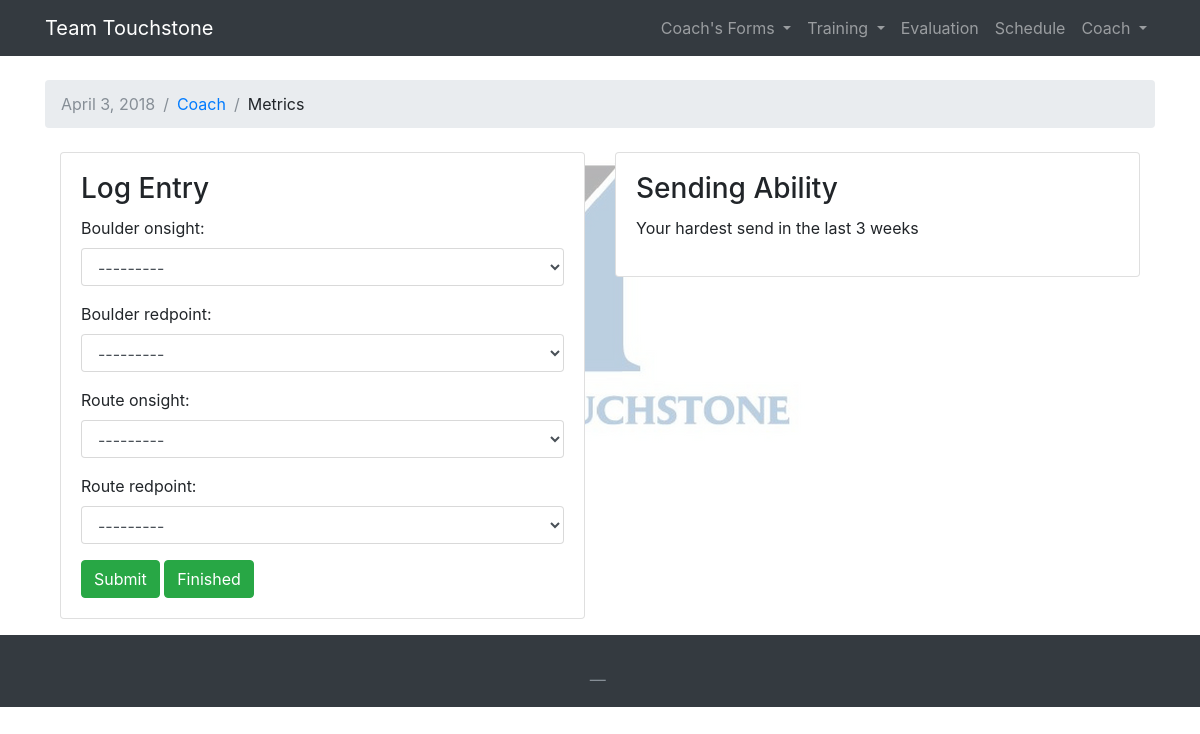
Page /metrics/evaluation/ (signed in) on the committed database.
### training/models.py (models this page shows, shortened)
class Athlete(models.Model):
    user = models.OneToOneField(User, on_delete=models.CASCADE)
    birthdate = models.DateField(null=True, blank=True)
    height = models.IntegerField(null=True, blank=True)
    wingspan = models.IntegerField(null=True, blank=True)
    ape_index = models.IntegerField(null=True, blank=True)
    weight = models.IntegerField(null=True, blank=True)
    guardian1 = models.CharField(max_length=50, blank=True)
    guardian1_email = models.EmailField(max_length=75, blank=True)
    guardian2 = models.CharField(max_length=50, blank=True)
    guardian2_email = models.EmailField(max_length=75, blank=True)
    eval_date = models.DateField(null=True, blank=True)

### metrics/models.py (models this page shows, shortened)
class MetricDescription(models.Model):
    metric = models.CharField(max_length=100)
    description = models.CharField(max_length=500)

### metrics/views.py (the view)
def evaluation(request):
    athlete = get_user(request)
    if request.session.get('standard_eval')== None:
        request.session['standard_eval'] = STANDARD_EVAL
        eval_form = request.session.get('standard_eval')[0]
    elif len(request.session['standard_eval']) >1:
        eval_form = request.session.get('standard_eval')[0]
    else:
        request.session['standard_eval'] = None
        return redirect('eval_summary')
    if request.method == 'POST':
        form =FORM_DICT[eval_form](request.POST)
        if form.is_valid():
            metric_test = form.save(commit=False)
            session, created = Session.objects.get_or_create(sessionDate=DATE,
                athlete=athlete)
            metrictest, created = MetricTest.objects.get_or_create(session=session)
            print(metrictest)
            metric_test.test = metrictest
            metric_test.save()
            eval_form = []
            request.session['standard_eval']= list(request.session['standard_eval'][1:])
            return redirect('evaluation')
    else:
        form = FORM_DICT[eval_form]()
        metric_description = MetricDescription.objects.get(metric=eval_form)
    return render(request, 'metrics/metrics.html', {'athlete': athlete, 'date': DATE, 'form': form, 'metricdescription': metric_description})

### metrics/forms.py
class CurrentSendForm(forms.ModelForm):
    class Meta:
        model = SendingLevel
        fields = ['boulder_onsight', 'boulder_redpoint', 'route_onsight', 'route_redpoint']

### metrics/views.py (called while the page is built)
def get_user(request):
    pk = request.user.pk
    athlete = get_object_or_404(Athlete, user__pk=pk)
    return athlete

### templates/metrics/metrics.html (shortened to what this page needs)
{% extends 'base.html' %}
{% block breadcrumb %}
  <li class="breadcrumb-item active">{{date}}</li>
  <li class="breadcrumb-item"><a href="{% url 'athletePage' %}">{{ athlete.user.username }}</a></li>
  <li class="breadcrumb-item">Metrics</li>
{% endblock %}
{% block content %}
<div class="container">
  <div class="row">
    <div class="col-sm-6">
      <div class="card">
        <div class="card-body">
          <h3 class="card-title">Log Entry</h3>
          <form method="post" novalidate>
            {% include 'includes/form.html' %}
            <button type="submit" class="btn btn-success">Submit</button>
            <a class="btn btn-success" href="{% url 'athletePage' %}">Finished</a>
          </form>
       </div>
      </div>
    </div>
    <div class="col-sm-6">
      <div class="card">
        <div class="card-body">
          <h3 class="card-title">{{ metricdescription.metric}}</h3>
          <p>{{ metricdescription.description }}</p>
       </div>
      </div>
    </div>
  </div>
</div>
{% endblock %}

### templates/base.html (shortened to what this page needs)
{% load static %}
<!DOCTYPE html>
<html>
  <head>
    <link rel="stylesheet" href="{% static 'css/bootstrap.min.css' %}">
    <link rel="stylesheet" href="{% static 'css/training.css' %}">
    <link rel="stylesheet" href="{% static 'css/flipclock.css' %}">
  </head>
  <body>
   {% block body %}
    <nav class="navbar navbar-expand-md navbar-dark bg-dark">
      <div class="container">
        <a class="navbar-brand" href="{% url 'home' %}">Team Touchstone</a>
        <div class="collapse navbar-collapse" id="mainMenu">
          {% if user.is_authenticated %}
                <ul class="navbar-nav ml-auto">
                {% ifequal user.groups.all.0.name 'Coach' %}
                <li class="nav-item dropdown">
                  <a class="nav-link dropdown-toggle" href="#" id='CoachMenu' data-toggle="dropdown" aria-haspopup="true" aria-expanded="false">
                    Coach's Forms
                  </a>
                </li>
                  {% endifequal %}
                  <li class="nav-item dropdown">
                    <a class="nav-link dropdown-toggle" href="#" id='TrainingMenu' data-toggle="dropdown" aria-haspopup="true" aria-expanded="false">
                      Training
                    </a>
                  </li>
                  <li class="nav-item">
                    <a class="nav-link" href="{% url 'athleteMetrics' %}">Evaluation</a>
                  </li>
                  <li class="nav-item">
                    <a class="nav-link" href="{% url 'practice_schedule' %}">Schedule</a>
                  </li>
                  <li class="nav-item dropdown">
                    <a class="nav-link dropdown-toggle" href="#" id='userMenu' data-toggle="dropdown" aria-haspopup="true" aria-expanded="false">
                      {{ user.username }}
                    </a>
                  </li>
                </ul>
                {% else %}
                <form class="form-inline ml-auto">
                   <a href="{% url 'login' %}" class="btn btn-outline-secondary">Log in</a>
                   <a href="#" class="btn btn-primary ml-2">Sign up</a>
                </form>
            {% endif %}
              </div>
      </div>
    </nav>
<div class="background">
    <div class="container">
      <ol class="breadcrumb my-4">
        {% block breadcrumb %}
        {% endblock %}
      </ol>
      {% block content %}
      {% endblock %}
    </div>
    {% endblock body %}
  </div>
  </body>
  <footer class="pt-3">
    <div class='bg-dark'>
      <div class='blockquote text-white text-center'>
        <p class='pt-3'>{{quote.quote}}</p>
        <p class= 'pb-3 blockquote-footer'>{{quote.author}}</p>
      </div>
    </div>
  </footer>
</html>

### static/css/training.css (style rules this page uses)
.background { background-image: url(../img/TeamTouchstoneLogo.png); background-position: top center; background-repeat: no-repeat; background-size: auto; background-attachment: fixed; }

### rows in the picture
Athlete: user.username "Coach"
MetricDescription: metric "Sending Ability", description "Your hardest send in the last 3 weeks"

### other values in the picture
{{ user.username }} "Coach"
{{ date }} "April 3, 2018"
{{ field.label_tag }} "Boulder onsight:" "Boulder redpoint:" "Route onsight:" "Route redpoint:"
